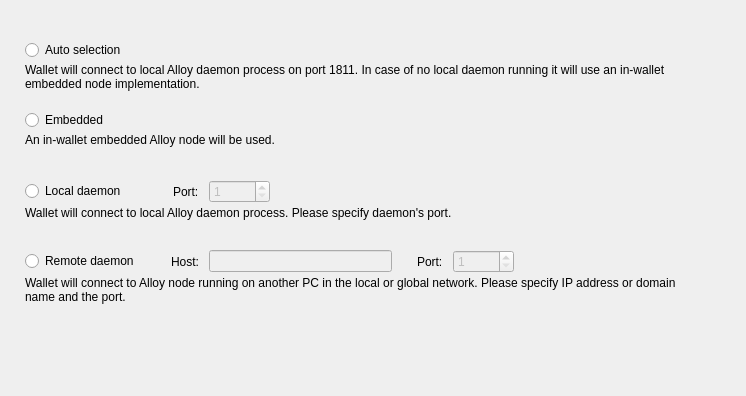
<?xml version="1.0" encoding="UTF-8"?>
<ui version="4.0">
 <class>ConnectionOptionsFrame</class>
 <widget class="QFrame" name="ConnectionOptionsFrame">
  <property name="geometry">
   <rect>
    <x>0</x>
    <y>0</y>
    <width>746</width>
    <height>396</height>
   </rect>
  </property>
  <property name="windowTitle">
   <string>Frame</string>
  </property>
  <property name="frameShape">
   <enum>QFrame::NoFrame</enum>
  </property>
  <property name="frameShadow">
   <enum>QFrame::Raised</enum>
  </property>
  <layout class="QVBoxLayout" name="verticalLayout_5">
   <property name="spacing">
    <number>0</number>
   </property>
   <property name="leftMargin">
    <number>25</number>
   </property>
   <property name="topMargin">
    <number>40</number>
   </property>
   <property name="rightMargin">
    <number>49</number>
   </property>
   <item>
    <widget class="QWidget" name="widget" native="true">
     <property name="sizePolicy">
      <sizepolicy hsizetype="Preferred" vsizetype="Fixed">
       <horstretch>0</horstretch>
       <verstretch>0</verstretch>
      </sizepolicy>
     </property>
     <property name="minimumSize">
      <size>
       <width>0</width>
       <height>70</height>
      </size>
     </property>
     <property name="maximumSize">
      <size>
       <width>16777215</width>
       <height>70</height>
      </size>
     </property>
     <layout class="QVBoxLayout" name="verticalLayout" stretch="0,1">
      <property name="spacing">
       <number>3</number>
      </property>
      <property name="leftMargin">
       <number>0</number>
      </property>
      <property name="topMargin">
       <number>0</number>
      </property>
      <property name="rightMargin">
       <number>0</number>
      </property>
      <property name="bottomMargin">
       <number>0</number>
      </property>
      <item>
       <widget class="QRadioButton" name="m_autoRadio">
        <property name="text">
         <string>Auto selection</string>
        </property>
        <attribute name="buttonGroup">
         <string notr="true">m_connectionButtonGroup</string>
        </attribute>
       </widget>
      </item>
      <item alignment="Qt::AlignTop">
       <widget class="WalletGui::WalletSmallGrayTextLabel" name="m_autoHelperLabel">
        <property name="text">
         <string>Wallet will connect to local Alloy daemon process on port 1811. In case of no local daemon running it will use an in-wallet embedded node implementation.</string>
        </property>
        <property name="alignment">
         <set>Qt::AlignLeading|Qt::AlignLeft|Qt::AlignTop</set>
        </property>
        <property name="wordWrap">
         <bool>true</bool>
        </property>
        <property name="indent">
         <number>0</number>
        </property>
       </widget>
      </item>
     </layout>
    </widget>
   </item>
   <item>
    <widget class="QWidget" name="widget_2" native="true">
     <property name="sizePolicy">
      <sizepolicy hsizetype="Preferred" vsizetype="Fixed">
       <horstretch>0</horstretch>
       <verstretch>0</verstretch>
      </sizepolicy>
     </property>
     <property name="minimumSize">
      <size>
       <width>0</width>
       <height>70</height>
      </size>
     </property>
     <property name="maximumSize">
      <size>
       <width>16777215</width>
       <height>70</height>
      </size>
     </property>
     <layout class="QVBoxLayout" name="verticalLayout_2" stretch="0,1">
      <property name="spacing">
       <number>3</number>
      </property>
      <property name="leftMargin">
       <number>0</number>
      </property>
      <property name="topMargin">
       <number>0</number>
      </property>
      <property name="rightMargin">
       <number>0</number>
      </property>
      <property name="bottomMargin">
       <number>0</number>
      </property>
      <item>
       <widget class="QRadioButton" name="m_embeddedRadio">
        <property name="text">
         <string>Embedded</string>
        </property>
        <attribute name="buttonGroup">
         <string notr="true">m_connectionButtonGroup</string>
        </attribute>
       </widget>
      </item>
      <item alignment="Qt::AlignTop">
       <widget class="WalletGui::WalletSmallGrayTextLabel" name="m_embeddedHelperLabel">
        <property name="text">
         <string>An in-wallet embedded Alloy node will be used.</string>
        </property>
        <property name="alignment">
         <set>Qt::AlignLeading|Qt::AlignLeft|Qt::AlignTop</set>
        </property>
        <property name="wordWrap">
         <bool>true</bool>
        </property>
        <property name="indent">
         <number>0</number>
        </property>
       </widget>
      </item>
     </layout>
    </widget>
   </item>
   <item>
    <widget class="QWidget" name="widget_3" native="true">
     <property name="sizePolicy">
      <sizepolicy hsizetype="Preferred" vsizetype="Fixed">
       <horstretch>0</horstretch>
       <verstretch>0</verstretch>
      </sizepolicy>
     </property>
     <property name="minimumSize">
      <size>
       <width>0</width>
       <height>70</height>
      </size>
     </property>
     <property name="maximumSize">
      <size>
       <width>16777215</width>
       <height>70</height>
      </size>
     </property>
     <layout class="QVBoxLayout" name="verticalLayout_3" stretch="0,1">
      <property name="spacing">
       <number>3</number>
      </property>
      <property name="leftMargin">
       <number>0</number>
      </property>
      <property name="topMargin">
       <number>0</number>
      </property>
      <property name="rightMargin">
       <number>0</number>
      </property>
      <property name="bottomMargin">
       <number>0</number>
      </property>
      <item>
       <layout class="QHBoxLayout" name="horizontalLayout">
        <property name="spacing">
         <number>10</number>
        </property>
        <item>
         <widget class="QRadioButton" name="m_localRadio">
          <property name="text">
           <string>Local daemon</string>
          </property>
          <attribute name="buttonGroup">
           <string notr="true">m_connectionButtonGroup</string>
          </attribute>
         </widget>
        </item>
        <item>
         <spacer name="horizontalSpacer">
          <property name="orientation">
           <enum>Qt::Horizontal</enum>
          </property>
          <property name="sizeType">
           <enum>QSizePolicy::Fixed</enum>
          </property>
          <property name="sizeHint" stdset="0">
           <size>
            <width>37</width>
            <height>20</height>
           </size>
          </property>
         </spacer>
        </item>
        <item>
         <widget class="QLabel" name="label">
          <property name="text">
           <string>Port:</string>
          </property>
         </widget>
        </item>
        <item alignment="Qt::AlignVCenter">
         <widget class="QSpinBox" name="m_localPortSpin">
          <property name="enabled">
           <bool>false</bool>
          </property>
          <property name="minimum">
           <number>1</number>
          </property>
          <property name="maximum">
           <number>65535</number>
          </property>
          <property name="value">
           <number>1</number>
          </property>
         </widget>
        </item>
        <item>
         <spacer name="horizontalSpacer_2">
          <property name="orientation">
           <enum>Qt::Horizontal</enum>
          </property>
          <property name="sizeHint" stdset="0">
           <size>
            <width>40</width>
            <height>20</height>
           </size>
          </property>
         </spacer>
        </item>
       </layout>
      </item>
      <item alignment="Qt::AlignTop">
       <widget class="WalletGui::WalletSmallGrayTextLabel" name="m_localHelperLabel">
        <property name="text">
         <string>Wallet will connect to local Alloy daemon process. Please specify daemon's port.</string>
        </property>
        <property name="alignment">
         <set>Qt::AlignLeading|Qt::AlignLeft|Qt::AlignTop</set>
        </property>
        <property name="wordWrap">
         <bool>true</bool>
        </property>
        <property name="indent">
         <number>0</number>
        </property>
       </widget>
      </item>
     </layout>
    </widget>
   </item>
   <item>
    <widget class="QWidget" name="widget_4" native="true">
     <property name="sizePolicy">
      <sizepolicy hsizetype="Preferred" vsizetype="Fixed">
       <horstretch>0</horstretch>
       <verstretch>0</verstretch>
      </sizepolicy>
     </property>
     <property name="minimumSize">
      <size>
       <width>0</width>
       <height>70</height>
      </size>
     </property>
     <property name="maximumSize">
      <size>
       <width>16777215</width>
       <height>70</height>
      </size>
     </property>
     <layout class="QVBoxLayout" name="verticalLayout_4" stretch="0,1">
      <property name="spacing">
       <number>3</number>
      </property>
      <property name="leftMargin">
       <number>0</number>
      </property>
      <property name="topMargin">
       <number>0</number>
      </property>
      <property name="rightMargin">
       <number>0</number>
      </property>
      <property name="bottomMargin">
       <number>0</number>
      </property>
      <item>
       <layout class="QHBoxLayout" name="horizontalLayout_2">
        <property name="spacing">
         <number>10</number>
        </property>
        <item>
         <widget class="QRadioButton" name="m_remoteRadio">
          <property name="text">
           <string>Remote daemon</string>
          </property>
          <attribute name="buttonGroup">
           <string notr="true">m_connectionButtonGroup</string>
          </attribute>
         </widget>
        </item>
        <item>
         <spacer name="horizontalSpacer_3">
          <property name="orientation">
           <enum>Qt::Horizontal</enum>
          </property>
          <property name="sizeType">
           <enum>QSizePolicy::Fixed</enum>
          </property>
          <property name="sizeHint" stdset="0">
           <size>
            <width>22</width>
            <height>20</height>
           </size>
          </property>
         </spacer>
        </item>
        <item>
         <widget class="QLabel" name="label_2">
          <property name="text">
           <string>Host:</string>
          </property>
         </widget>
        </item>
        <item>
         <widget class="QLineEdit" name="m_remoteHostEdit">
          <property name="enabled">
           <bool>false</bool>
          </property>
         </widget>
        </item>
        <item>
         <spacer name="horizontalSpacer_5">
          <property name="orientation">
           <enum>Qt::Horizontal</enum>
          </property>
          <property name="sizeType">
           <enum>QSizePolicy::Fixed</enum>
          </property>
          <property name="sizeHint" stdset="0">
           <size>
            <width>15</width>
            <height>20</height>
           </size>
          </property>
         </spacer>
        </item>
        <item>
         <widget class="QLabel" name="label_3">
          <property name="text">
           <string>Port:</string>
          </property>
         </widget>
        </item>
        <item alignment="Qt::AlignVCenter">
         <widget class="QSpinBox" name="m_remotePortSpin">
          <property name="enabled">
           <bool>false</bool>
          </property>
          <property name="minimum">
           <number>1</number>
          </property>
          <property name="maximum">
           <number>65535</number>
          </property>
          <property name="value">
           <number>1</number>
          </property>
         </widget>
        </item>
        <item>
         <spacer name="horizontalSpacer_4">
          <property name="orientation">
           <enum>Qt::Horizontal</enum>
          </property>
          <property name="sizeHint" stdset="0">
           <size>
            <width>40</width>
            <height>20</height>
           </size>
          </property>
         </spacer>
        </item>
       </layout>
      </item>
      <item alignment="Qt::AlignTop">
       <widget class="WalletGui::WalletSmallGrayTextLabel" name="m_remoteHelperLabel">
        <property name="text">
         <string>Wallet will connect to Alloy node running on another PC in the local or global network. Please specify IP address or domain name and the port.</string>
        </property>
        <property name="alignment">
         <set>Qt::AlignLeading|Qt::AlignLeft|Qt::AlignTop</set>
        </property>
        <property name="wordWrap">
         <bool>true</bool>
        </property>
        <property name="indent">
         <number>0</number>
        </property>
       </widget>
      </item>
     </layout>
    </widget>
   </item>
   <item>
    <spacer name="verticalSpacer">
     <property name="orientation">
      <enum>Qt::Vertical</enum>
     </property>
     <property name="sizeHint" stdset="0">
      <size>
       <width>665</width>
       <height>61</height>
      </size>
     </property>
    </spacer>
   </item>
  </layout>
 </widget>
 <customwidgets>
  <customwidget>
   <class>WalletGui::WalletSmallGrayTextLabel</class>
   <extends>QLabel</extends>
   <header>Gui/Common/WalletTextLabel.h</header>
  </customwidget>
 </customwidgets>
 <resources/>
 <connections>
  <connection>
   <sender>m_remoteHostEdit</sender>
   <signal>textChanged(QString)</signal>
   <receiver>ConnectionOptionsFrame</receiver>
   <slot>remoteHostNameChanged(QString)</slot>
   <hints>
    <hint type="sourcelabel">
     <x>390</x>
     <y>319</y>
    </hint>
    <hint type="destinationlabel">
     <x>372</x>
     <y>197</y>
    </hint>
   </hints>
  </connection>
  <connection>
   <sender>m_connectionButtonGroup</sender>
   <signal>buttonClicked(int)</signal>
   <receiver>ConnectionOptionsFrame</receiver>
   <slot>connectionButtonClicked(int)</slot>
   <hints>
    <hint type="sourcelabel">
     <x>-1</x>
     <y>-1</y>
    </hint>
    <hint type="destinationlabel">
     <x>372</x>
     <y>197</y>
    </hint>
   </hints>
  </connection>
  <connection>
   <sender>m_remoteRadio</sender>
   <signal>toggled(bool)</signal>
   <receiver>m_remoteHostEdit</receiver>
   <slot>setEnabled(bool)</slot>
   <hints>
    <hint type="sourcelabel">
     <x>88</x>
     <y>264</y>
    </hint>
    <hint type="destinationlabel">
     <x>312</x>
     <y>263</y>
    </hint>
   </hints>
  </connection>
  <connection>
   <sender>m_remoteRadio</sender>
   <signal>toggled(bool)</signal>
   <receiver>m_remotePortSpin</receiver>
   <slot>setEnabled(bool)</slot>
   <hints>
    <hint type="sourcelabel">
     <x>88</x>
     <y>264</y>
    </hint>
    <hint type="destinationlabel">
     <x>498</x>
     <y>263</y>
    </hint>
   </hints>
  </connection>
  <connection>
   <sender>m_localRadio</sender>
   <signal>toggled(bool)</signal>
   <receiver>m_localPortSpin</receiver>
   <slot>setEnabled(bool)</slot>
   <hints>
    <hint type="sourcelabel">
     <x>81</x>
     <y>194</y>
    </hint>
    <hint type="destinationlabel">
     <x>270</x>
     <y>193</y>
    </hint>
   </hints>
  </connection>
 </connections>
 <slots>
  <slot>remoteHostNameChanged(QString)</slot>
  <slot>connectionButtonClicked(int)</slot>
 </slots>
 <buttongroups>
  <buttongroup name="m_connectionButtonGroup"/>
 </buttongroups>
</ui>
